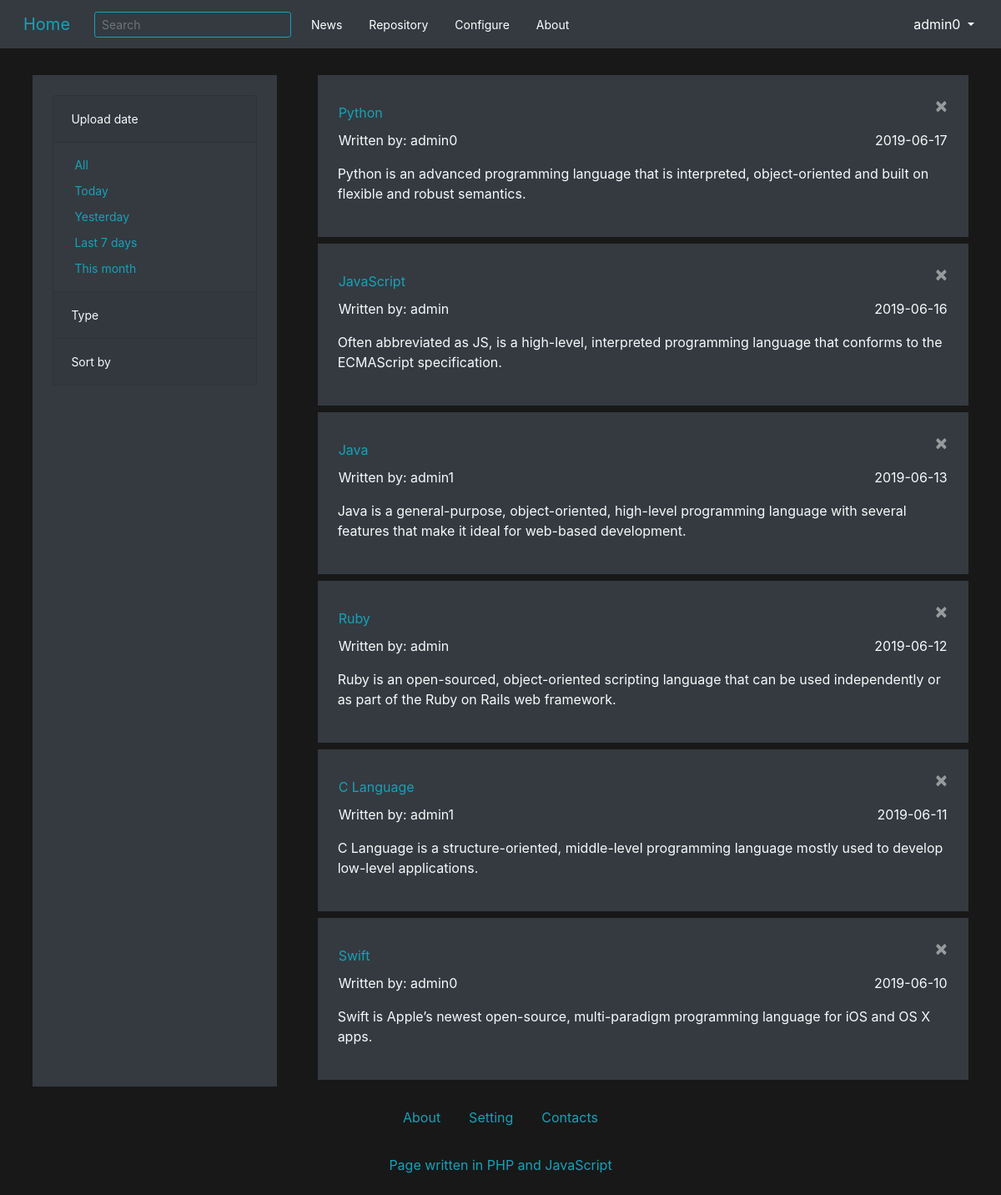
Page /index.php (signed in) on the committed database.
### tables this page shows
CREATE TABLE Blog_content
(
  id bigint unsigned primary key auto_increment,
  create_date date,
  username varchar(50) not null,
  title varchar(255) not null,
  content TEXT not null
);

### php/fetch_data/fetch.php (called while the page is built, shortened)
<?php
require 'connection.php';
class Fetch {
  private $tableKeys = [];
  private $tableData = [];
  private $result = [];
  public function __construct() {
    global $connection;
    $this->connection = $connection;
  }
  private function createConnection($query) {
    $this->query = $query;
    mysqli_query($this->connection, 'SET NAMES utf8');
    if(!($this->result = mysqli_query($this->connection, $this->query))) {
      $this->tableKeys = array(
        'Typ błędu',
        'Opis błędu'
      );
      $this->tableData = array(array(
        'Problem z zapytaniem mysql',
        'BŁĄD: problem z zapytaniem "'. $this->query. '".'
      ));
    } else {
      $this->queryType = explode(' ', trim($this->query));
      $this->queryType = $this->queryType[0];
    }
  }
  private function fetchData() {
    if($record = mysqli_fetch_object($this->result)) {
      $this->tableKeys = (array) $record;
      $this->tableKeys = array_keys($this->tableKeys);
      $this->tableData = array(array_values((array) $record));
    }
    if($record = mysqli_fetch_all($this->result)) {
      $this->result = [];
      $this->tableData = array_merge($this->tableData, $record);
      for($i=0; $i<count($this->tableData); $i++) {
        array_push($this->result, array_combine($this->tableKeys, $this->tableData[$i]));
      }
    }
  }
  public function fetch($query) {
    $this->createConnection($query);
    return $this->result;
  }
}

### php/blog_configuration/get_posts.php (the view, shortened to what this page needs)
<?php
require_once 'php/fetch_data/fetch.php';
class Get_posts {
  private $result = '';
  public function __construct($loggedBool) {
    $this->loggedBool = $loggedBool;
    $Fetch = new Fetch;
    $this->content = $Fetch->fetch('SELECT * FROM Blog_content');
  }
  private function editable_blog() {
    $this->result = '';
    foreach($this->content as $value) {
      $this->result .=
      '<div class="w-100 bg-dark p-4 mb-2 text-left">' .
        '<button class="close text-light" aria-label="Close" onclick="queryToPHP(' . $value['id'] . ', \'remove\')">
          <span aria-hidden="true">&times;</span>
        </button>' .
        '<a href="#" class="w-50 px-0 py-lg-2 nav-link btn bg-transparent text-left
          text-info">' . $value['title'] . '</a>' .
          '<div class="row px-3 justify-content-between">' .
            '<p class="col-6 px-0">Written by: ' . $value['username'] . '</p>' .
            '<p class="col-6 px-0 text-right">' . $value['create_date'] . '</p>' .
          '</div>' .
          '<p>' . $value['content'] . '</p>' .
      '</div>';
    }
  }
  public function return_html() {
    if($this->loggedBool == true) {
      $this->editable_blog();
    } else {
      $this->simple_blog();
    }
    return $this->result;
  }
}

### style/style.css (style rules this page uses)
.bg-black { background: #181818; }

### rows in the picture
blog_content: title "Python", username "admin0", create_date "2019-06-17", content "Python is an advanced programming language that is interpreted, object-oriented and built on flexible and robust semantics."
blog_content: title "JavaScript", username "admin", create_date "2019-06-16", content "Often abbreviated as JS, is a high-level, interpreted programming language that conforms to the ECMAScript specification."
blog_content: title "Java", username "admin1", create_date "2019-06-13", content "Java is a general-purpose, object-oriented, high-level programming language with several features that make it ideal for web-based development."
blog_content: title "Ruby", username "admin", create_date "2019-06-12", content "Ruby is an open-sourced, object-oriented scripting language that can be used independently or as part of the Ruby on Rails web framework."
blog_content: title "C Language", username "admin1", create_date "2019-06-11", content "C Language is a structure-oriented, middle-level programming language mostly used to develop low-level applications."
blog_content: title "Swift", username "admin0", create_date "2019-06-10", content "Swift is Apple’s newest open-source, multi-paradigm programming language for iOS and OS X apps."

### other values in the picture
$username "admin0"
